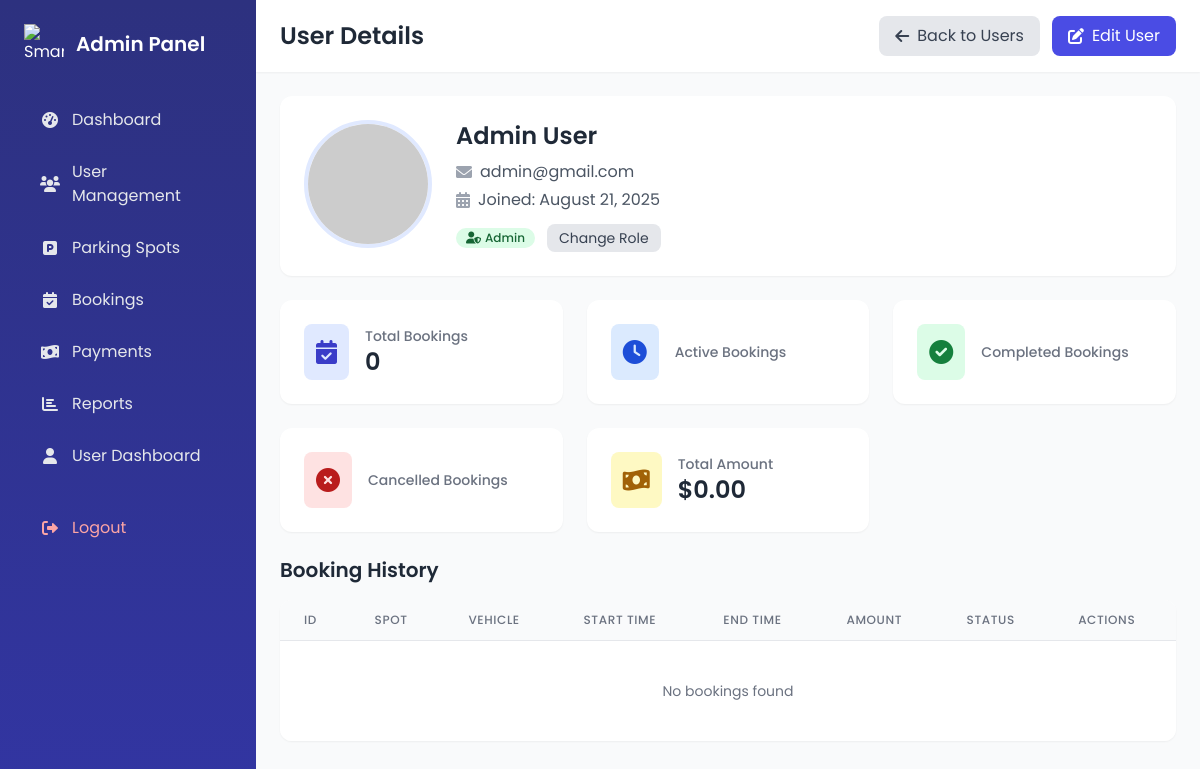
Screenshot of /admin/user-details.php?id=1 (signed in) with the database file from the repository.
### tables this page shows
CREATE TABLE IF NOT EXISTS users (
    id INT AUTO_INCREMENT PRIMARY KEY,
    name VARCHAR(100) NOT NULL,
    email VARCHAR(100) NOT NULL UNIQUE,
    password VARCHAR(255) NOT NULL,
    is_admin TINYINT(1) DEFAULT 0,
    created_at TIMESTAMP DEFAULT CURRENT_TIMESTAMP
);

### admin/user-details.php (the view, shortened to what this page needs)
<?php
require_once '../config.php';
$user_id = $_GET['id'];
$user_sql = "SELECT * FROM users WHERE id = ?";
$user_stmt = $conn->prepare($user_sql);
$user_stmt->bind_param("i", $user_id);
$user_stmt->execute();
$user_result = $user_stmt->get_result();
$user = $user_result->fetch_assoc();
$bookings_sql = "SELECT b.*, p.spot_number, p.floor_number, p.type
                FROM bookings b
                JOIN parking_spots p ON b.spot_id = p.id
                WHERE b.user_id = ?
                ORDER BY b.id DESC";
$bookings_stmt = $conn->prepare($bookings_sql);
$bookings_stmt->bind_param("i", $user_id);
$bookings_stmt->execute();
$bookings = $bookings_stmt->get_result();
$stats_sql = "SELECT
                COUNT(*) as total_bookings,
                SUM(CASE WHEN status = 'active' THEN 1 ELSE 0 END) as active_bookings,
                SUM(CASE WHEN status = 'completed' THEN 1 ELSE 0 END) as completed_bookings,
                SUM(CASE WHEN status = 'cancelled' THEN 1 ELSE 0 END) as cancelled_bookings,
                SUM(amount) as total_amount
              FROM bookings
              WHERE user_id = ?";
$stats_stmt = $conn->prepare($stats_sql);
$stats_stmt->bind_param("i", $user_id);
$stats_stmt->execute();
$stats = $stats_stmt->get_result()->fetch_assoc();
?>
<!DOCTYPE html>
<html lang="en">
<head>
    <link rel="stylesheet" href="https://cdnjs.cloudflare.com/ajax/libs/font-awesome/6.0.0/css/all.min.css">
    <script src="https://cdn.tailwindcss.com"></script>
</head>
<body class="bg-gray-50 font-sans">
    <div class="flex h-screen">
        <?php include 'sidebar.php'; ?>
        <div class="flex-1 flex flex-col overflow-hidden">
            <header class="bg-white shadow-sm">
                <div class="flex justify-between items-center px-6 py-4">
                    <h1 class="text-2xl font-semibold text-gray-800">User Details</h1>
                    <div class="flex items-center gap-3">
                        <button class="px-4 py-2 bg-gray-200 text-gray-700 rounded-lg hover:bg-gray-300 transition-all flex items-center gap-2"
                               onclick="window.location.href='users.php'">
                            <i class="fas fa-arrow-left"></i> Back to Users
                        </button>
                        <button class="px-4 py-2 bg-primary-600 text-white rounded-lg hover:bg-primary-700 transition-all flex items-center gap-2"
                               onclick="window.location.href='edit-user.php?id=<?php echo $user['id']; ?>'">
                            <i class="fas fa-edit"></i> Edit User
                        </button>
                    </div>
                </div>
            </header>
            <div class="mx-6 mt-6 bg-white rounded-xl shadow-sm overflow-hidden">
                <div class="p-6 flex flex-col md:flex-row items-center md:items-start gap-6">
                    <div class="flex-shrink-0">
                        <img src="https://ui-avatars.com/api/?name=<?php echo urlencode($user['name']); ?>&background=random&size=128"
                             alt="User Avatar"
                             class="w-32 h-32 rounded-full border-4 border-primary-100">
                    </div>
                    <div class="flex-grow text-center md:text-left">
                        <h2 class="text-2xl font-semibold text-gray-800 mb-2"><?php echo htmlspecialchars($user['name']); ?></h2>
                        <p class="text-gray-600 mb-1 flex items-center justify-center md:justify-start">
                            <i class="fas fa-envelope text-gray-400 mr-2"></i> <?php echo htmlspecialchars($user['email']); ?>
                        </p>
                        <p class="text-gray-600 mb-3 flex items-center justify-center md:justify-start">
                            <i class="fas fa-calendar-alt text-gray-400 mr-2"></i> Joined: <?php echo date('F d, Y', strtotime($user['created_at'])); ?>
                        </p>
                        <div class="flex items-center justify-center md:justify-start gap-3 mt-2">
                            <span class="inline-flex items-center px-2.5 py-0.5 rounded-full text-xs font-medium
                                  <?php echo $user['is_admin'] ? 'bg-green-100 text-green-800' : 'bg-yellow-100 text-yellow-800'; ?>">
                                <i class="fas fa-<?php echo $user['is_admin'] ? 'user-shield' : 'user'; ?> mr-1"></i>
                                <?php echo $user['is_admin'] ? 'Admin' : 'User'; ?>
                            </span>
                            <button class="text-sm px-3 py-1 bg-gray-200 hover:bg-gray-300 text-gray-700 rounded-lg transition-all"
                                   onclick="confirmRoleChangeWithAlert(<?php echo $user['id']; ?>, <?php echo $user['is_admin']; ?>, '<?php echo htmlspecialchars($user['name']); ?>')">
                                Change Role
                            </button>
                        </div>
                    </div>
                </div>
            </div>
            <div class="grid grid-cols-1 md:grid-cols-2 lg:grid-cols-3 xl:grid-cols-5 gap-6 mx-6 mt-6">
                <div class="bg-white rounded-xl shadow-sm p-6 flex items-center gap-4 hover:shadow-md transition-shadow">
                    <div class="bg-primary-100 text-primary-700 p-3 rounded-lg">
                        <i class="fas fa-calendar-check text-2xl"></i>
                    </div>
                    <div>
                        <h3 class="text-sm font-medium text-gray-500">Total Bookings</h3>
                        <p class="text-2xl font-semibold text-gray-800"><?php echo $stats['total_bookings']; ?></p>
                    </div>
                </div>
                <div class="bg-white rounded-xl shadow-sm p-6 flex items-center gap-4 hover:shadow-md transition-shadow">
                    <div class="bg-blue-100 text-blue-700 p-3 rounded-lg">
                        <i class="fas fa-clock text-2xl"></i>
                    </div>
                    <div>
                        <h3 class="text-sm font-medium text-gray-500">Active Bookings</h3>
                    </div>
                </div>
                <div class="bg-white rounded-xl shadow-sm p-6 flex items-center gap-4 hover:shadow-md transition-shadow">
                    <div class="bg-green-100 text-green-700 p-3 rounded-lg">
                        <i class="fas fa-check-circle text-2xl"></i>
                    </div>
                    <div>
                        <h3 class="text-sm font-medium text-gray-500">Completed Bookings</h3>
                    </div>
                </div>
                <div class="bg-white rounded-xl shadow-sm p-6 flex items-center gap-4 hover:shadow-md transition-shadow">
                    <div class="bg-red-100 text-red-700 p-3 rounded-lg">
                        <i class="fas fa-times-circle text-2xl"></i>
                    </div>
                    <div>
                        <h3 class="text-sm font-medium text-gray-500">Cancelled Bookings</h3>
                    </div>
                </div>
                <div class="bg-white rounded-xl shadow-sm p-6 flex items-center gap-4 hover:shadow-md transition-shadow">
                    <div class="bg-yellow-100 text-yellow-700 p-3 rounded-lg">
                        <i class="fas fa-money-bill-wave text-2xl"></i>
                    </div>
                    <div>
                        <h3 class="text-sm font-medium text-gray-500">Total Amount</h3>
                        <p class="text-2xl font-semibold text-gray-800">$<?php echo number_format($stats['total_amount'], 2); ?></p>
                    </div>
                </div>
            </div>
            <div class="mx-6 mt-6 mb-6">
                <div class="flex justify-between items-center mb-4">
                    <h2 class="text-xl font-semibold text-gray-800">Booking History</h2>
                </div>
                <div class="bg-white rounded-xl shadow-sm overflow-hidden">
                    <div class="overflow-x-auto">
                        <table class="min-w-full divide-y divide-gray-200">
                            <thead class="bg-gray-50">
                                <tr>
                                    <th scope="col" class="px-6 py-3 text-left text-xs font-medium text-gray-500 uppercase tracking-wider">ID</th>
                                    <th scope="col" class="px-6 py-3 text-left text-xs font-medium text-gray-500 uppercase tracking-wider">Spot</th>
                                    <th scope="col" class="px-6 py-3 text-left text-xs font-medium text-gray-500 uppercase tracking-wider">Vehicle</th>
                                    <th scope="col" class="px-6 py-3 text-left text-xs font-medium text-gray-500 uppercase tracking-wider">Start Time</th>
                                    <th scope="col" class="px-6 py-3 text-left text-xs font-medium text-gray-500 uppercase tracking-wider">End Time</th>
                                    <th scope="col" class="px-6 py-3 text-left text-xs font-medium text-gray-500 uppercase tracking-wider">Amount</th>
                                    <th scope="col" class="px-6 py-3 text-left text-xs font-medium text-gray-500 uppercase tracking-wider">Status</th>
                                    <th scope="col" class="px-6 py-3 text-left text-xs font-medium text-gray-500 uppercase tracking-wider">Actions</th>
                                </tr>
                            </thead>
                            <tbody class="bg-white divide-y divide-gray-200">
                                <?php if ($bookings->num_rows > 0): ?>
                                    <?php while($booking = $bookings->fetch_assoc()): ?>
                                    <tr class="hover:bg-gray-50">
                                        <td class="px-6 py-4 whitespace-nowrap text-sm font-medium text-gray-900"><?php echo $booking['id']; ?></td>
                                        <td class="px-6 py-4 whitespace-nowrap text-sm text-gray-500">
                                            <?php echo htmlspecialchars($booking['spot_number']); ?>
                                            <span class="text-xs text-gray-400">(Floor <?php echo $booking['floor_number']; ?>, <?php echo ucfirst($booking['type']); ?>)</span>
                                        </td>
                                        <td class="px-6 py-4 whitespace-nowrap text-sm text-gray-500"><?php echo htmlspecialchars($booking['vehicle_number']); ?></td>
                                        <td class="px-6 py-4 whitespace-nowrap text-sm text-gray-500"><?php echo date('M d, Y h:i A', strtotime($booking['start_time'])); ?></td>
                                        <td class="px-6 py-4 whitespace-nowrap text-sm text-gray-500"><?php echo date('M d, Y h:i A', strtotime($booking['end_time'])); ?></td>
                                        <td class="px-6 py-4 whitespace-nowrap text-sm text-gray-500">$<?php echo number_format($booking['amount'], 2); ?></td>
                                        <td class="px-6 py-4 whitespace-nowrap">
                                            <span class="inline-flex items-center px-2.5 py-0.5 rounded-full text-xs font-medium
                                                <?php
                                                    $status_class = '';
                                                    switch(strtolower($booking['status'])) {
                                                        case 'active':
                                                            $status_class = 'bg-green-100 text-green-800';
                                                            break;
                                                        case 'completed':
                                                            $status_class = 'bg-blue-100 text-blue-800';
                                                            break;
                                                        case 'cancelled':
                                                            $status_class = 'bg-red-100 text-red-800';
                                                            break;
                                                        case 'pending':
                                                            $status_class = 'bg-yellow-100 text-yellow-800';
                                                            break;
                                                        default:
                                                            $status_class = 'bg-gray-100 text-gray-800';
                                                    }
                                                    echo $status_class;
                                                ?>">
                                                <?php echo ucfirst($booking['status']); ?>
                                            </span>
                                        </td>
                                        <td class="px-6 py-4 whitespace-nowrap text-sm font-medium">
                                            <a href="booking-details.php?id=<?php echo $booking['id']; ?>" class="text-primary-600 hover:text-primary-900">
                                                <i class="fas fa-eye"></i>
                                            </a>
                                        </td>
                                    </tr>
                                    <?php endwhile; ?>
                                <?php else: ?>
                                    <tr>
                                        <td colspan="8" class="px-6 py-10 text-center text-sm text-gray-500">No bookings found</td>
                                    </tr>
                                <?php endif; ?>
                            </tbody>
                        </table>
                    </div>
                </div>
            </div>
        </div>
    </div>
</body>
</html>

### rows the page displays
users: name "Admin User", email "admin@gmail.com", created_at "August 21, 2025"

### other values shown
$stats['total_bookings'] "0"
$stats['total_amount'] "0.00"
